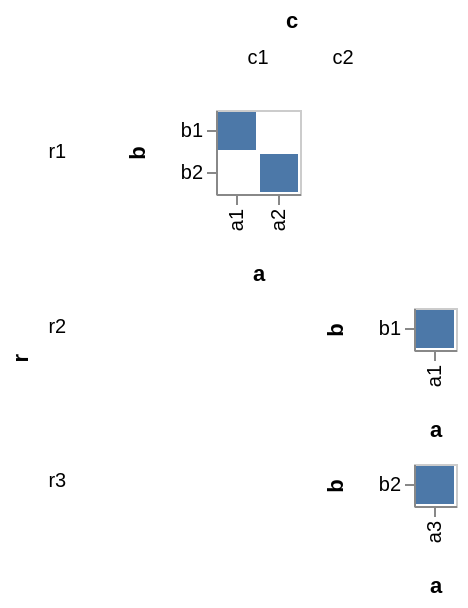

Express this chart as Vega-Lite.
### Vega specification from a JSON file in a GitHub repository (floating-point values rounded to 4 significant figures)
{"$schema": "https://vega.github.io/schema/vega/v3.0.json", "autosize": "pad", "padding": 5, "data": [{"name": "source_0", "values": [{"r": "r1", "c": "c1", "a": "a1", "b": "b1"}, {"r": "r1", "c": "c1", "a": "a2", "b": "b2"}, {"r": "r2", "c": "c2", "a": "a1", "b": "b1"}, {"r": "r3", "c": "c2", "a": "a3", "b": "b2"}]}, {"name": "cross_column_row", "source": "source_0", "transform": [{"type": "aggregate", "groupby": ["c", "r"], "fields": ["a", "b"], "ops": ["distinct", "distinct"]}]}, {"name": "column", "source": "cross_column_row", "transform": [{"type": "aggregate", "groupby": ["c"], "fields": ["distinct_a"], "ops": ["max"], "as": ["distinct_a"]}]}, {"name": "column_layout", "source": "column", "transform": [{"type": "aggregate", "ops": ["distinct"], "fields": ["c"]}]}, {"name": "row", "source": "cross_column_row", "transform": [{"type": "aggregate", "groupby": ["r"], "fields": ["distinct_b"], "ops": ["max"], "as": ["distinct_b"]}]}], "signals": [{"name": "child_x_step", "value": 21}, {"name": "child_y_step", "value": 21}], "layout": {"padding": {"row": 10, "column": 10}, "offset": 10, "columns": {"signal": "data('column_layout')[0][\"distinct_c\"]"}, "bounds": "full"}, "marks": [{"name": "row_title", "role": "row-title", "type": "group", "marks": [{"type": "text", "role": "row-title-text", "encode": {"update": {"align": {"value": "right"}, "text": {"value": "r"}, "fill": {"value": "black"}, "fontWeight": {"value": "bold"}, "angle": {"value": 270}}}}]}, {"name": "column_title", "role": "column-title", "type": "group", "marks": [{"type": "text", "role": "column-title-text", "encode": {"update": {"align": {"value": "center"}, "text": {"value": "c"}, "fill": {"value": "black"}, "fontWeight": {"value": "bold"}}}}]}, {"name": "row_header", "type": "group", "role": "row-header", "from": {"data": "row"}, "sort": {"field": "datum[\"r\"]", "order": "ascending"}, "title": {"text": {"signal": "parent[\"r\"]"}, "offset": 10, "orient": "left", "encode": {"update": {"fontWeight": {"value": "normal"}, "angle": {"value": 0}, "fontSize": {"value": 10}, "align": {"value": "right"}, "baseline": {"value": "middle"}}}}, "encode": {"update": {"height": {"signal": "bandspace(datum[\"distinct_b\"], 0.1, 0.05) * child_y_step"}}}}, {"name": "column_header", "type": "group", "role": "column-header", "from": {"data": "column"}, "sort": {"field": "datum[\"c\"]", "order": "ascending"}, "title": {"text": {"signal": "parent[\"c\"]"}, "offset": 10, "orient": "top", "encode": {"update": {"fontWeight": {"value": "normal"}, "angle": {"value": 0}, "fontSize": {"value": 10}}}}, "encode": {"update": {"width": {"signal": "bandspace(datum[\"distinct_a\"], 0.1, 0.05) * child_x_step"}}}}, {"name": "cell", "type": "group", "from": {"facet": {"name": "facet", "data": "source_0", "groupby": ["r", "c"], "aggregate": {"cross": true, "fields": ["a", "b"], "ops": ["distinct", "distinct"]}}}, "sort": {"field": ["datum[\"r\"]", "datum[\"c\"]"], "order": ["ascending", "ascending"]}, "encode": {"update": {"width": {"signal": "bandspace(datum[\"distinct_a\"], 0.1, 0.05) * child_x_step"}, "height": {"signal": "bandspace(datum[\"distinct_b\"], 0.1, 0.05) * child_y_step"}, "stroke": {"value": "#ccc"}, "fill": {"value": "transparent"}}}, "marks": [{"name": "child_marks", "type": "rect", "from": {"data": "facet"}, "encode": {"update": {"x": {"scale": "child_x", "field": "a"}, "width": {"scale": "child_x", "band": true}, "y": {"scale": "child_y", "field": "b"}, "height": {"scale": "child_y", "band": true}, "fill": {"value": "#4c78a8"}}}}], "scales": [{"name": "child_x", "type": "band", "domain": {"data": "facet", "field": "a", "sort": true}, "range": {"step": {"signal": "child_x_step"}}, "round": true, "paddingInner": 0.1, "paddingOuter": 0.05}, {"name": "child_y", "type": "band", "domain": {"data": "facet", "field": "b", "sort": true}, "range": {"step": {"signal": "child_y_step"}}, "round": true, "paddingInner": 0.1, "paddingOuter": 0.05}], "axes": [{"scale": "child_x", "orient": "bottom", "title": "a", "zindex": 1, "encode": {"labels": {"update": {"angle": {"value": 270}, "align": {"value": "right"}, "baseline": {"value": "middle"}}}}}, {"scale": "child_y", "orient": "left", "title": "b", "zindex": 1}]}], "config": {"axis": {"minExtent": 30}}}
